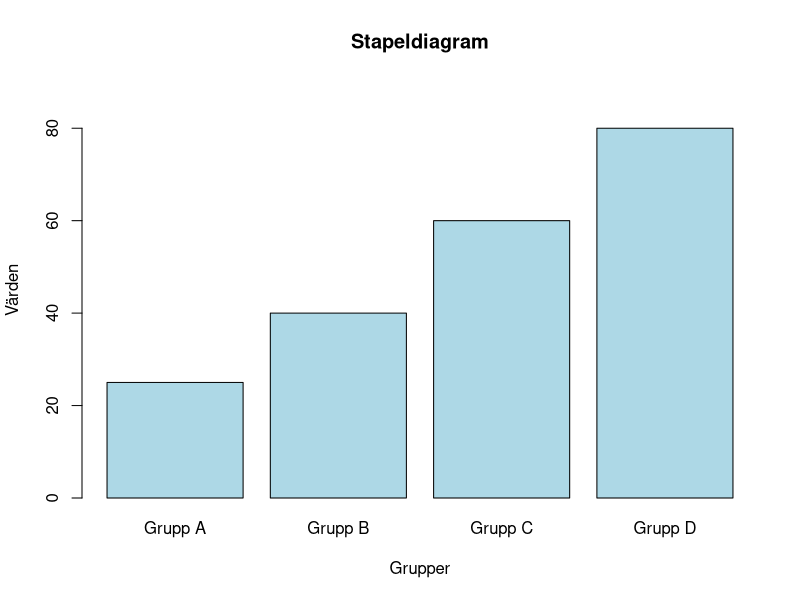
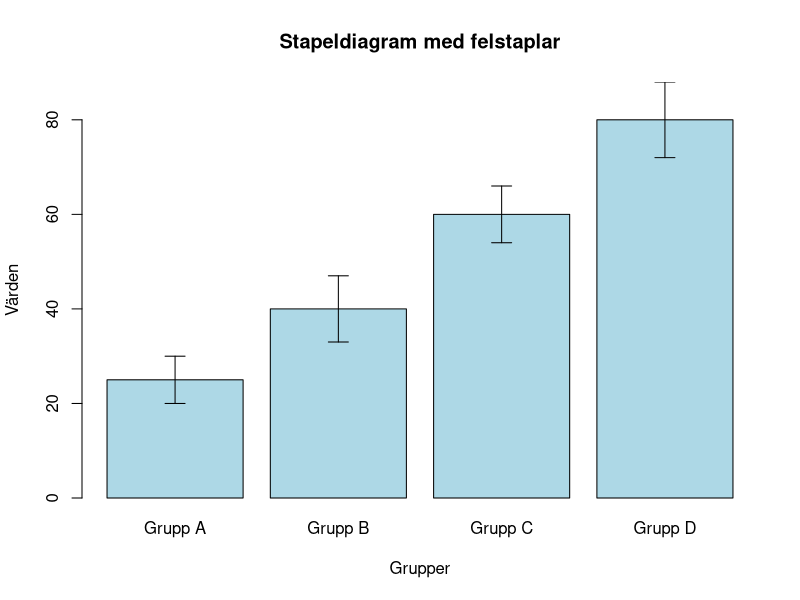

Source code (R) for these figures, in order:
# Skapa fiktiva data
data <- c(25, 40, 60, 80)

# Namnge varje stapel
namn <- c("Grupp A", "Grupp B", "Grupp C", "Grupp D")

# Skapa stapeldiagram
barplot(data,
        names.arg = namn,
        main = "Stapeldiagram",
        xlab = "Grupper",
        ylab = "Värden",
        col = "lightblue",
        ylim = c(0, max(data) + 10))

## Addera felstaplar (som exempelvis skulle kunna representera standardavvikelse)


# Skapa felstaplar (standardfel, standardavvikelse, etc.)
errors <- c(5, 7, 6, 8)  # Exempelvärden för fel

# Skapa stapeldiagram
bp <- barplot(data,
              names.arg = namn,
              main = "Stapeldiagram med felstaplar",
              xlab = "Grupper",
              ylab = "Värden",
              col = "lightblue",
              ylim = c(0, max(data + errors)))

# Lägg till felstaplar
arrows(x0 = bp, y0 = data - errors, 
       x1 = bp, y1 = data + errors, 
       angle = 90, code = 3, length = 0.1)
